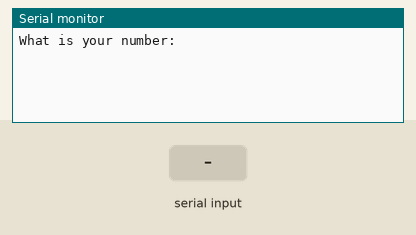
Recording of a sketch running on a simulated Arduino Uno, built with avr-gcc and run on an emulated ATmega328P. Shown: the last lines printed to the serial monitor. Inputs (shaded band) come from the test bench.

Above: at 1.2 s.
1.3 s: "90,45\n" received over Serial
At 1.9 s:
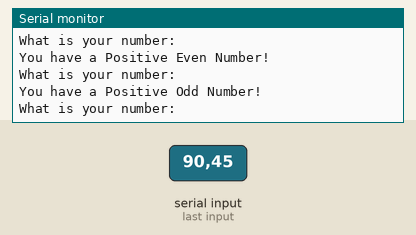
2.8 s: "0\n" received over Serial
At 4.1 s:
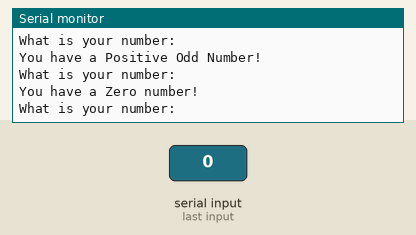

The sketch:

lesson-16-oddorevenwithnp.ino
```cpp
int brdNum = 9600;
String myPrompt = "What is your number: ";
int myNum;
int rem;

void setup() {
  // put your setup code here, to run once:
  Serial.begin(brdNum);
}

void clearSerial() {
  while (Serial.available()) {
    Serial.read();
  }
}

void loop() {
  // put your main code here, to run repeatedly:
  Serial.println(myPrompt);
  while (Serial.available() == 0) {

  }
  myNum = Serial.parseInt();
  clearSerial();
  rem = myNum % 2;
  if (myNum > 0 && rem == 0) {
    Serial.println("You have a Positive Even Number!");
  }
  if (myNum < 0 && rem == 0) {
    Serial.println("You have a Negative Even Number!");
  }
  if (myNum > 0 && rem != 0) {
    Serial.println("You have a Positive Odd Number!");
  }
  if (myNum < 0 && rem != 0) {
    Serial.println("You have a Negative Odd Number!");
  }
  if (myNum == 0) {
    Serial.println("You have a Zero number!");
  }
}
```

Measured:
- after the input at 1.3 s, the serial monitor: prints a new line at once (image 1)
- after the input at 2.8 s, the serial monitor: prints a new line at once (image 2)
